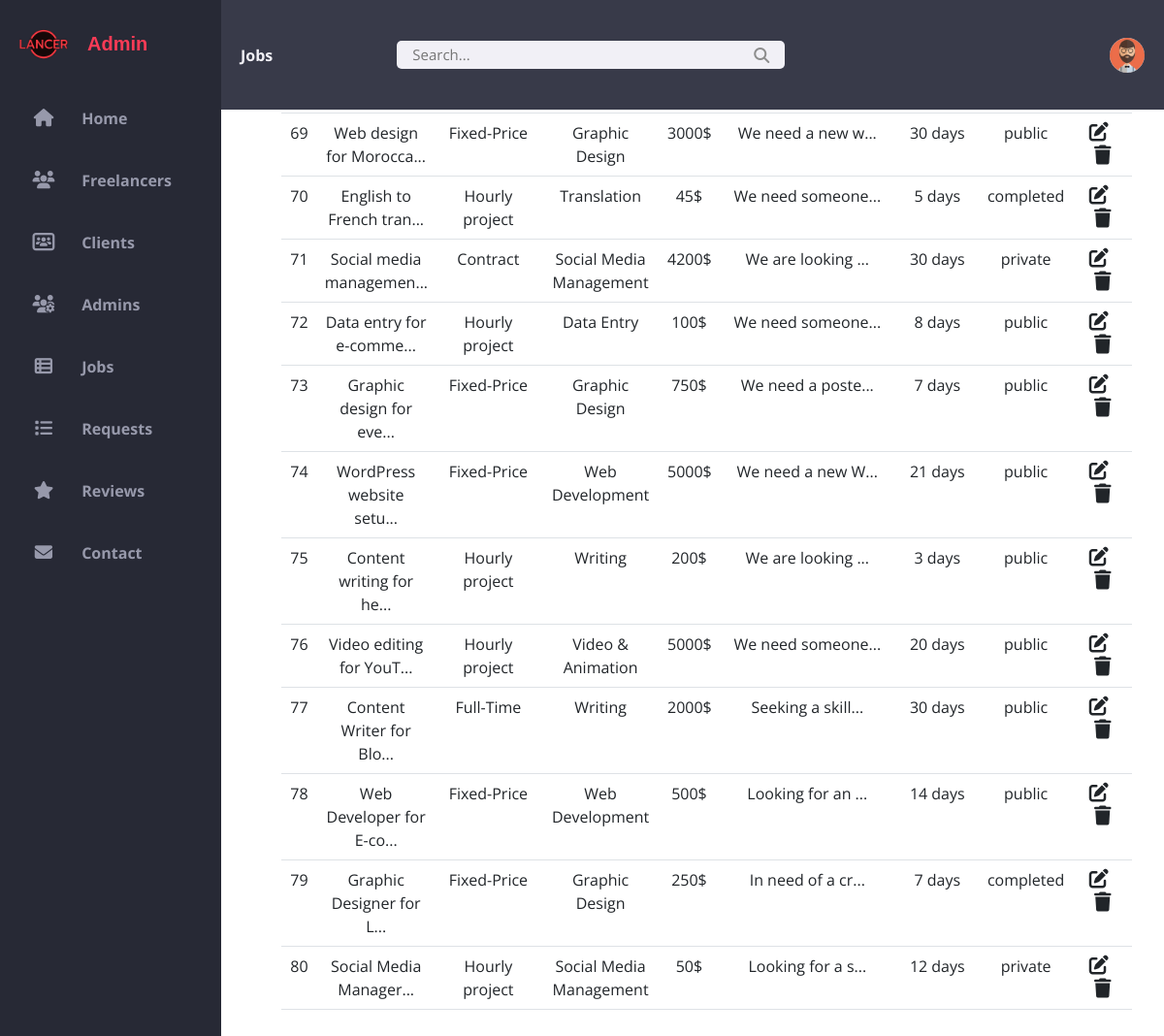
The app's page /admin/jobs.php with its own data.
### tables this page shows
CREATE TABLE `jobs` (
  `id_job` int(11) NOT NULL,
  `title` varchar(255) NOT NULL,
  `type` varchar(255) NOT NULL,
  `category` varchar(255) NOT NULL,
  `budget` int(11) NOT NULL,
  `description` varchar(255) NOT NULL,
  `time` int(11) NOT NULL,
  `job_status` enum('public','private','completed') DEFAULT 'public',
  `id_client` int(11) NOT NULL DEFAULT 0
);

### admin/jobs.php (the view, shortened to what this page needs)
<?php
    @include '../login/config.php';
    $id_admin = $_SESSION['admin_id'];
    $sql="SELECT * FROM admin WHERE id_admin = '$id_admin'  ";
    $req = mysqli_query($conn , $sql) ;
    $num_ligne = mysqli_fetch_assoc($req);
?>
<!DOCTYPE html>
<html lang="en">
  <head>
    <link rel="stylesheet" href="CSS/style.css" />
    <link rel="stylesheet" href="https://cdnjs.cloudflare.com/ajax/libs/font-awesome/6.1.2/css/all.min.css">
    <link href="https://cdn.jsdelivr.net/npm/bootstrap@5.3.0-alpha1/dist/css/bootstrap.min.css" rel="stylesheet">
</head>
<body>
    <div class="grid-container">
        <section>
            <nav>
                <a href="jobs.php" class="name_page">Jobs</a>
                <form action="#" method="get">
                    <div class="form-group">
                        <input type="text" name="search_box" placeholder="Search..." autocomplete="off">
                        <button type="submit" class="fa-solid fa-magnifying-glass icon" style="border: none; background: transparent;"></button>
                    </div>
                </form>
                <div class="profile">
                    <?php
                            if($num_ligne['statut']==0)  {
                                echo '<img class="profile-pic" src="photoadmin/default.jpg">' ;
                            }
                            else{
                                $ex=$num_ligne['exentation'];
                                $namf=$id_admin.'.'.$ex;
                                echo ' <img class="profile-pic" src="photoadmin/'.$namf.'">';
                            }
                    ?>
                </div>
            </nav>
        </section>
        <aside id="sidebar">
            <div class="sidebar-title">
                <div class="sidebar-brand">
                    <img src="img/logo.png" class="logo-title">
                    <span class="material-icons-outlined">Admin</span>
                </div>
            </div>
            <ul class="sidebar-list">
                <li>
                    <a href="home.php">
                        <i class="fa-solid fa-house"></i>
                        <span class="material-icons-outlined">Home</span>
                    </a>
                </li>
                <li>
                    <a href="freelancers.php">
                        <i class="fas fa-users"></i>
                        <span class="material-icons-outlined">Freelancers</span>
                    </a>
                </li>
                <li>
                    <a href="clients.php">
                        <i class="fas fa-light fa-users-rectangle"></i>
                        <span class="material-icons-outlined">Clients</span>
                    </a>
                </li>
                <li>
                    <a href="admins.php">
                        <i class="fa-solid fa-users-gear"></i>
                        <span class="material-icons-outlined">Admins</span>
                    </a>
                </li>
                <li>
                    <a href="jobs.php">
                        <i class="fa-solid fa-table-list"></i>
                        <span class="material-icons-outlined">Jobs</span>
                    </a>
                </li>
                <li>
                    <a href="requests.php">
                        <i class="fa-solid fa-list"></i>
                        <span class="material-icons-outlined">Requests</span>
                    </a>
                </li>
                <li>
                    <a href="reviews.php">
                        <i class="fa-solid fa-star"></i>
                        <span class="material-icons-outlined">Reviews</span>
                    </a>
                </li>
                <li>
                    <a href="contact-us.php">
                        <i class="fas fa-envelope"></i>
                        <span class="material-icons-outlined">Contact</span>
                    </a>
                </li>
            </ul>
        </aside>
        <section>
            <table class="table table-hover text-center" style="margin-left: 15px; width: 310%; table-layout: fixed;">
                <colgroup>
                    <col style="width: 3%">
                    <col style="width: 10%">
                    <col style="width: 9%">
                    <col style="width: 10%">
                    <col style="width: 5%">
                    <col style="width: 15%">
                    <col style="width: 7%">
                    <col style="width: 8%">
                    <col style="width: 5%">
                </colgroup>
                <thead style="background-color: #dadfe4;">
                    <tr>
                        <th scope="col">id</th>
                        <th scope="col">Title</th>
                        <th scope="col">Type</th>
                        <th scope="col">Category</th>
                        <th scope="col">Budget</th>
                        <th scope="col">Description</th>
                        <th scope="col">Time</th>
                        <th scope="col">Status</th>
                        <th scope="col">Action</th>
                    </tr>
                </thead>
                <tbody>
                    <?php
                        if(isset($_GET['search_box'])) {
                            $search_query = mysqli_real_escape_string($conn, $_GET['search_box']);
                            $sql1 = "SELECT * FROM jobs WHERE title LIKE '%$search_query%' OR id_job LIKE '%$search_query%'";
                        } else {
                            $sql1 = "SELECT * FROM jobs";
                        }
                        $result1 = mysqli_query($conn, $sql1);
                        while($row = mysqli_fetch_assoc($result1)){
                            ?>
                                <tr>
                                    <td><?php echo $row['id_job'] ?></td>
                                    <td><?php echo substr($row['title'], 0, 22) . '...' ?></td>
                                    <td><?php echo $row['type'] ?></td>
                                    <td><?php echo $row['category'] ?></td>
                                    <td><?php echo $row['budget'] ?>$</td>
                                    <td><?php echo substr($row['description'], 0, 15) . '...' ?></td>
                                    <td><?php echo $row['time'] ?> days</td>
                                    <td><?php echo $row['job_status'] ?></td>
                                    <td>
                                        <a href="edit-job.php?idad=<?php echo $row['id_job']; ?>" class="link-dark"><i class="fa-solid fa-pen-to-square fs-5 me-2"></i></a>
                                        <a href="?delete_id=<?php echo $row['id_job']; ?>" class="link-dark"><i class="fa-solid fa-trash fs-5"></i></a>
                                    </td>
                                </tr>
                            <?php
                        }
                    ?>
                </tbody>
            </table>
        </section>
    </div>
</body>
</html>

### admin/CSS/style.css (style rules this page uses)
* { font-family: 'Open Sans', sans-serif; margin: 0; padding: 0; box-sizing: border-box; }
:root { --grey: #F1F0F6; --dark-grey: #8D8D8D; --light: #fff; --dark: #000; --green: #81D43A; --light-green: #E3FFCB; --blue: #1775F1; --light-blue: #D0E4FF; --dark-blue: #0C5FCD; --red: #FC3B56; --primary-color: #272935; }
body { margin: 0; padding: 0; box-sizing: border-box; background-color: white; color: #666666; font-family: "Montserrat", sans-serif; overflow-x: hidden; }
a { text-decoration: none; }
li { list-style: none; }
section { padding: 4.7rem; margin: 1px -60px; max-width: 1200px; }
.grid-container { width: 100%; display: grid; grid-template-columns: 260px 1fr 1fr 1fr; grid-template-rows: 0.2fr 3fr; grid-template-areas: "sidebar header header header" "sidebar main main main"; height: 100vh; }
nav { background: #383a49; height: 10%; width: 81%; padding: 0 20px; display: flex; align-items: center; grid-gap: 28px; position: fixed; top: 0; right: 0; z-index: 999; justify-content: space-between; }
nav .name_page { text-decoration: none; font-weight: bolder; margin-right: 100px; color: var(--grey); }
nav form { max-width: 400px; width: 100%; margin-right: auto; }
nav .form-group { position: relative; }
nav .form-group input { width: 100%; background: var(--grey); border-radius: 5px; border: none; outline: none; padding: 3px 36px 3px 16px; transition: all .3s ease; font-size: 15px; }
nav .form-group .icon { position: absolute; top: 50%; transform: translateY(-50%); right: 16px; color: var(--dark-grey); cursor: pointer; }
nav .profile { position: relative; margin-left: auto; }
nav .profile img { width: 36px; height: 36px; border-radius: 50%; object-fit: cover; cursor: pointer; }
#sidebar { grid-area: sidebar; height: 100%; width: 19%; background-color: #272935; color: #9799ab; overflow-y: auto; transition: all 0.5s; -webkit-transition: all 0.5s; position: fixed; }
.sidebar-title { display: flex; justify-content: space-between; align-items: center; padding: 20px; margin-bottom: 25px; }
.sidebar-brand img { height: 50px; margin-right: 10px; }
.sidebar-brand span { margin-left: 10px; font-weight: bold; font-family: 'Franklin Gothic Medium', 'Arial Narrow', Arial, sans-serif; color: var(--red); font-size: 20px; }
.sidebar-brand { display: flex; align-items: center; font-size: 20px; font-weight: 700; }
.sidebar-list { padding: 0; margin-top: -25px; list-style-type: none; }
.sidebar-list li { padding: 20px 20px 20px 20px; }
.sidebar-list li a { text-decoration: none; color: #9799ab; display: block; }
.sidebar-list li a i { position: relative; width: 50px; font-size: 18.3px; text-align: center; }
.sidebar-list li a span { color: #9799ab; position: relative; margin-left: 10px; font-weight: bold; }

### records on screen
jobs: id_job "69", title "Web design for Morocca", type "Fixed-Price", category "Graphic Design", budget "3000", description "We need a new w", time "30", job_status "public"
jobs: id_job "70", title "English to French tran", type "Hourly project", category "Translation", budget "45", description "We need someone", time "5", job_status "completed"
jobs: id_job "71", title "Social media managemen", type "Contract", category "Social Media Management", budget "4200", description "We are looking", time "30", job_status "private"
jobs: id_job "72", title "Data entry for e-comme", type "Hourly project", category "Data Entry", budget "100", description "We need someone", time "8", job_status "public"
jobs: id_job "73", title "Graphic design for eve", type "Fixed-Price", category "Graphic Design", budget "750", description "We need a poste", time "7", job_status "public"
jobs: id_job "74", title "WordPress website setu", type "Fixed-Price", category "Web Development", budget "5000", description "We need a new W", time "21", job_status "public"
jobs: id_job "75", title "Content writing for he", type "Hourly project", category "Writing", budget "200", description "We are looking", time "3", job_status "public"
jobs: id_job "76", title "Video editing for YouT", type "Hourly project", category "Video & Animation", budget "5000", description "We need someone", time "20", job_status "public"
jobs: id_job "77", title "Content Writer for Blo", type "Full-Time", category "Writing", budget "2000", description "Seeking a skill", time "30", job_status "public"
jobs: id_job "78", title "Web Developer for E-co", type "Fixed-Price", category "Web Development", budget "500", description "Looking for an", time "14", job_status "public"
jobs: id_job "79", title "Graphic Designer for L", type "Fixed-Price", category "Graphic Design", budget "250", description "In need of a cr", time "7", job_status "completed"
jobs: id_job "80", title "Social Media Manager", type "Hourly project", category "Social Media Management", budget "50", description "Looking for a s", time "12", job_status "private"
